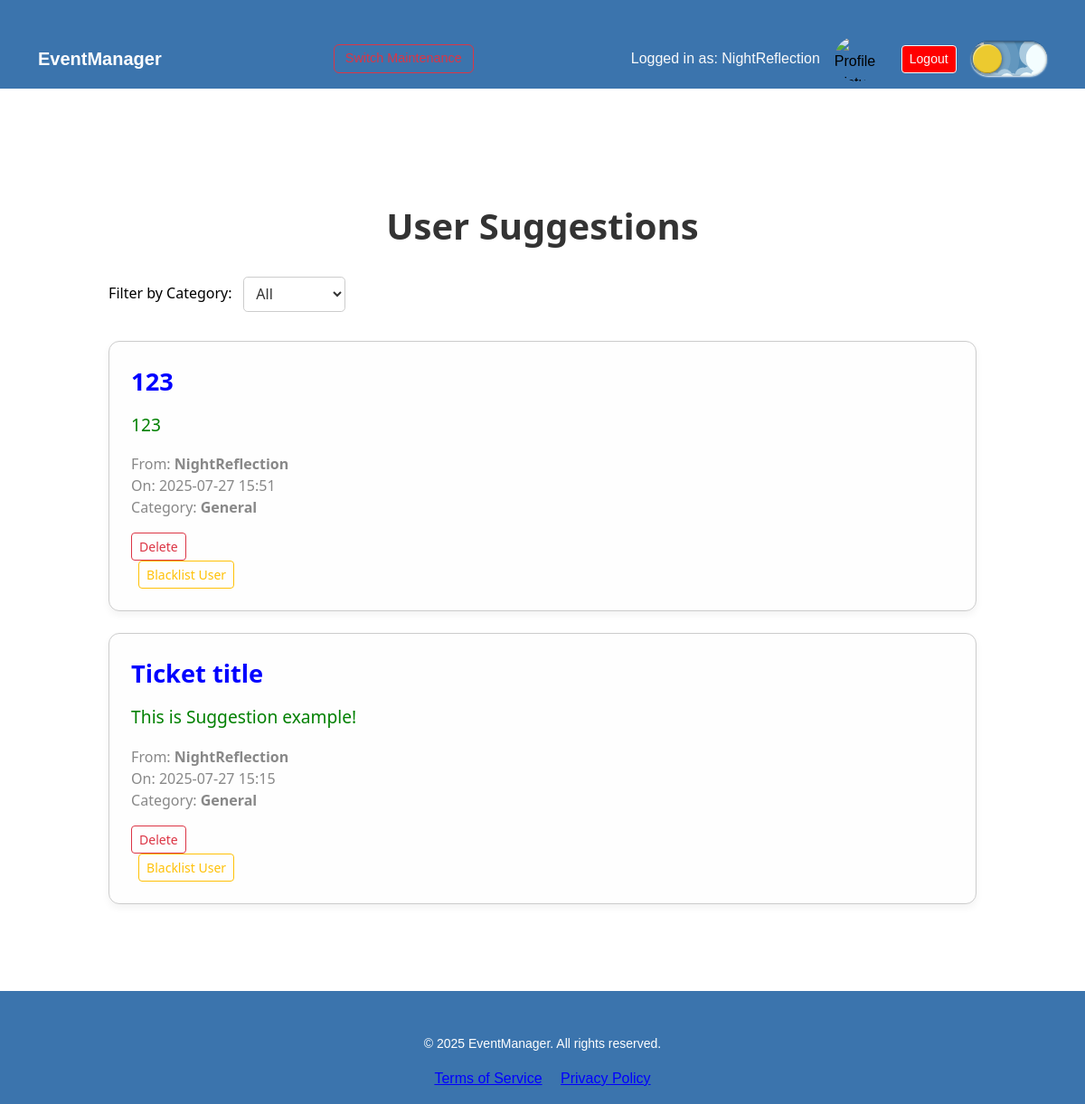
/suggestions_admin (signed in), run on the app's committed database.
### main.py (models this page shows)
class User(db.Model):
    id = db.Column(db.Integer, primary_key=True)
    username = db.Column(db.String(50), unique=False, nullable=False)
    email = db.Column(db.String(100), unique=True, nullable=False)
    password = db.Column(db.String(255), nullable=False)
    phone_number = db.Column(db.String(255), unique=True, nullable=True)
    premium = db.Column(db.Boolean, default=False)
    timezone = db.Column(db.String(50), nullable=True)
    pfp = db.Column(db.LargeBinary, nullable=True)
    role = db.Column(db.String(50), nullable=True)

class Suggestion(db.Model):
    id = db.Column(db.Integer, primary_key=True)
    title = db.Column(db.String(100), nullable=False)
    description = db.Column(db.Text, nullable=False)
    timestamp = db.Column(db.DateTime, default=datetime.utcnow)
    user_id = db.Column(db.Integer, db.ForeignKey('user.id'), nullable=False)
    category = db.Column(db.String(50), nullable=False, default='General')
    user = db.relationship('User', backref=db.backref('suggestions', lazy=True))

### main.py (the view, shortened to what this page needs)
@app.route('/suggestions_admin', methods=['GET', 'POST'])
def suggestions_admin():
    user_id = session.get('user_id')
    if not user_id:
        return redirect(url_for('login'))
    user = User.query.get(user_id)
    if not user or user.role != 'admin':
        return redirect(url_for('home'))
    selected_category = request.args.get('category', '')
    categories = ["General", "Feature", "Bug", "Feedback"]
    if selected_category and selected_category in categories:
        suggestions = Suggestion.query.filter_by(category=selected_category).order_by(Suggestion.timestamp.desc()).all()
    else:
        suggestions = Suggestion.query.order_by(Suggestion.timestamp.desc()).all()
    return render_template(
        'suggestions_admin.html',
        suggestions=suggestions,
        user_timezone=user.timezone,
        categories=categories,
        selected_category=selected_category
    )

### main.py (called while the page is built)
@app.context_processor
def inject_user():
    user = None
    if 'user_id' in session:
        user = User.query.get(session['user_id'])
    return dict(user=user)

@app.before_request
def maintenance():
    if request.endpoint in ["toggle_maintenance", "terms_of_service", "privacy_policy"]:
        return
    if not MAINTENANCE_MODE:
        return
    if 'user_id' in session:
        user = User.query.get(session['user_id'])
        if user and user.role == "admin":
            return
    return render_template("maintenance.html"), 503

@app.template_filter('localtime')
def localtime_filter(utc_dt, tz_str):
    if not utc_dt or not tz_str:
        return utc_dt
    try:
        local_dt = utc_dt.replace(tzinfo=ZoneInfo("UTC")).astimezone(ZoneInfo(tz_str))
        return local_dt.strftime('%Y-%m-%d %H:%M')
    except Exception:
        return utc_dt.strftime('%Y-%m-%d %H:%M')

### templates/suggestions_admin.html (shortened to what this page needs)
{% extends "base.html" %}
{% block content %}
<div class="suggestions-container">
    <h2 class="suggestions-header">User Suggestions</h2>
    <form method="GET" style="margin-bottom: 2em;">
  <label for="category">Filter by Category:</label>
  <select name="category" id="category" onchange="this.form.submit()">
    <option value="">All</option>
  </select>
</form>
    {% if suggestions %}
        {% for suggestion in suggestions %}
            <div class="card">
                <div class="card-title-color ">{{ suggestion.title }}</div>
                <div class="card-description">{{ suggestion.description }}</div>
                <div class="card-meta">
                From: <strong>{{ suggestion.user.username }}</strong><br>
                On: {{ suggestion.timestamp|localtime(user_timezone) }}<br>
                Category: <strong>{{ suggestion.category }}</strong>
                </div>
                <form action="{{ url_for('delete_suggestion', suggestion_id=suggestion.id) }}" method="POST" onsubmit="return confirm('Are you sure you want to delete this suggestion?');" style="display:inline-block;">
                    <button type="submit" class="btn btn-outline-danger btn-sm">Delete</button>
                </form>
                <form action="{{ url_for('suggestions_admin') }}" method="POST" onsubmit="return confirm('Blacklist this user and delete all their suggestions?');" style="display:inline-block; margin-left: 0.5em;">
                    <button type="submit" class="btn btn-outline-warning btn-sm">Blacklist User</button>
                </form>
            </div>
        {% endfor %}
    {% else %}
        <div class="no-suggestions">No suggestions submitted yet.</div>
    {% endif %}
</div>
{% endblock %}

### templates/base.html (shortened to what this page needs)
<!DOCTYPE html>
<html lang="en">
  <head>
    <link rel="stylesheet" href="https://cdn.jsdelivr.net/npm/bootstrap@5.3.0/dist/css/bootstrap.min.css" />
    <link rel="stylesheet" href="{{ url_for('static', filename='style.css') }}" />
    <link rel="stylesheet" href="https://cdnjs.cloudflare.com/ajax/libs/font-awesome/5.15.4/css/all.min.css" />
    <link href="https://cdnjs.cloudflare.com/ajax/libs/font-awesome/6.5.0/css/all.min.css" rel="stylesheet" />
    <link rel="stylesheet" href="https://cdnjs.cloudflare.com/ajax/libs/font-awesome/6.5.0/css/all.min.css">
    <link href="https://cdnjs.cloudflare.com/ajax/libs/font-awesome/6.0.0/css/all.min.css" rel="stylesheet">
  </head>
  <body>
    <nav class="navbar navbar-expand-lg navbar-dark bg-dark">
      <div class="container d-flex justify-content-between align-items-center">
        <a class="navbar-brand" href="{{ url_for('home') }}">EventManager</a>
        {% if user and user.role == 'admin' %}
            <a href="{{ url_for('toggle_maintenance') }}" class="btn btn-outline-danger btn-small">Switch Maintenance</a>
        {% endif %}
        <div class="d-flex align-items-center gap-3"> {% if session.get('user_id') and session.get('username')%} <span class="text-light me-3">Logged in as: {{ session['username'] }}</span>
          <img src="{{ url_for('user_pfp', user_id=session['user_id']) }}" alt="Profile Picture" width="50" height="50" style="border-radius:50%; margin-left:-1em; margin-right:0.5em;">
          <a href="{{ url_for('logout') }}" class="btn btn-sm btn-outline-light" style="background-color: red;">Logout</a> {% endif %} <label class="theme-switch" aria-label="Toggle light/dark mode" title="Toggle light/dark mode">
            <div class="theme-switch__container">
              <div class="theme-switch__circle-container">
                <div class="theme-switch__sun-moon-container">
                </div>
                <div class="theme-switch__clouds"></div>
                <div class="theme-switch__stars-container">
                  <i class="fas fa-star" style="font-size: 0.7em; margin-left: 0.3em;"></i>
                </div>
              </div>
            </div>
          </label>
        </div>
      </div>
    </nav>
    <div class="container mt-5"> {% block content %}{% endblock %} </div>
    <footer class="bg-dark text-white mt-5 py-3">
      <div class="container text-center">
        <small>&copy; 2025 EventManager. All rights reserved.</small>
        <div class="mt-2">
          <a href="{{ url_for('terms_of_service') }}" class="me-3 tos_pp">Terms of Service</a>
          <a href="{{ url_for('privacy_policy') }}" class="tos_pp">Privacy Policy</a>
        </div>
      </div>
    </footer>
  </body>
</html>

### static/style.css (style rules this page uses)
body.light-mode { background-color: #f4f4f4; color: black; font-family: Arial, sans-serif; }
body.light-mode h2 { color: #333; }
body.light-mode .tos_pp { color: blue; }
button { font-size: 1.125em; border-radius: 0.3125em; }
.navbar { margin-bottom: 2em; }
.navbar-brand { font-weight: bold; }
.container { margin-top: 2em; }
.card { transition: transform 0.2s ease-in-out, box-shadow 0.2s; border-radius: 1em; }

### templates/suggestions_admin.html (style rules this page uses)
.suggestions-container { max-width: 90%; margin: 3rem auto; padding: 0 2%; font-family: 'Segoe UI', Tahoma, Geneva, Verdana, sans-serif; }
.suggestions-header { text-align: center; font-size: 2.5em; font-weight: 700; color: #333; margin-bottom: 2rem; }
.card { background-color: #fefefe; border: 0.05rem solid #ccc; border-radius: 0.75rem; padding: 1.5rem; margin-bottom: 1.5rem; box-shadow: 0 0.25rem 0.5rem rgba(0, 0, 0, 0.05); transition: transform 0.2s ease; }
.card-title-color { font-size: 1.7rem; font-weight: 600; color: blue; margin-bottom: 0.75rem; }
.card-description { font-size: 1.2em; color: green; line-height: 1.6; margin-bottom: 1rem; }
.card-meta { font-size: 1em; color: #888; margin-bottom: 1rem; }
form select[name="category"] { padding: 0.4em 0.6em; border: 1px solid #ccc; border-radius: 0.3em; background-color: #fff; color: #333; font-size: 1em; margin-left: 0.5em; vertical-align: middle; transition: border-color 0.3s ease; }

### data on the page
User: username "NightReflection"
Suggestion: title "123", description "123", user.username "NightReflection", timestamp "2025-07-27 15:51", category "General"
Suggestion: title "Ticket title", description "This is Suggestion example!", user.username "NightReflection", timestamp "2025-07-27 15:15", category "General"
